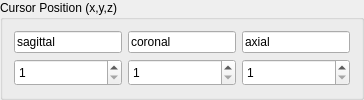
                    <widget class="QGroupBox" name="groupBox_34">
                     <property name="maximumSize">
                      <size>
                       <width>16777215</width>
                       <height>200</height>
                      </size>
                     </property>
                     <property name="toolTip">
                      <string>Live crosshair cursor position for this dataset, in voxel coordinates.</string>
                     </property>
                     <property name="title">
                      <string>Cursor Position (x,y,z)</string>
                     </property>
                     <layout class="QGridLayout" name="gridLayout_71">
                      <item row="1" column="1">
                       <widget class="QSpinBox" name="spinBox_x_data0">
                        <property name="maximumSize">
                         <size>
                          <width>16777215</width>
                          <height>30</height>
                         </size>
                        </property>
                        <property name="toolTip">
                         <string>Voxel x-coordinate of the cursor; type a value to move the cursor there, or it updates as you move the cursor in the views.</string>
                        </property>
                        <property name="buttonSymbols">
                         <enum>QAbstractSpinBox::UpDownArrows</enum>
                        </property>
                        <property name="minimum">
                         <number>1</number>
                        </property>
                        <property name="maximum">
                         <number>120</number>
                        </property>
                       </widget>
                      </item>
                      <item row="1" column="3">
                       <widget class="QSpinBox" name="spinBox_z_data0">
                        <property name="maximumSize">
                         <size>
                          <width>16777215</width>
                          <height>30</height>
                         </size>
                        </property>
                        <property name="toolTip">
                         <string>Voxel z-coordinate of the cursor; type a value to move the cursor there, or it updates as you move the cursor in the views.</string>
                        </property>
                        <property name="buttonSymbols">
                         <enum>QAbstractSpinBox::UpDownArrows</enum>
                        </property>
                        <property name="minimum">
                         <number>1</number>
                        </property>
                        <property name="maximum">
                         <number>60</number>
                        </property>
                       </widget>
                      </item>
                      <item row="1" column="2">
                       <widget class="QSpinBox" name="spinBox_y_data0">
                        <property name="maximumSize">
                         <size>
                          <width>16777215</width>
                          <height>30</height>
                         </size>
                        </property>
                        <property name="toolTip">
                         <string>Voxel y-coordinate of the cursor; type a value to move the cursor there, or it updates as you move the cursor in the views.</string>
                        </property>
                        <property name="buttonSymbols">
                         <enum>QAbstractSpinBox::UpDownArrows</enum>
                        </property>
                        <property name="minimum">
                         <number>1</number>
                        </property>
                        <property name="maximum">
                         <number>120</number>
                        </property>
                       </widget>
                      </item>
                      <item row="0" column="1">
                       <widget class="QLineEdit" name="lineEdit_87">
                        <property name="text">
                         <string>sagittal</string>
                        </property>
                        <property name="readOnly">
                         <bool>true</bool>
                        </property>
                       </widget>
                      </item>
                      <item row="0" column="2">
                       <widget class="QLineEdit" name="lineEdit_104">
                        <property name="text">
                         <string>coronal</string>
                        </property>
                        <property name="readOnly">
                         <bool>true</bool>
                        </property>
                       </widget>
                      </item>
                      <item row="0" column="3">
                       <widget class="QLineEdit" name="lineEdit_105">
                        <property name="text">
                         <string>axial</string>
                        </property>
                        <property name="readOnly">
                         <bool>true</bool>
                        </property>
                       </widget>
                      </item>
                     </layout>
                    </widget>
